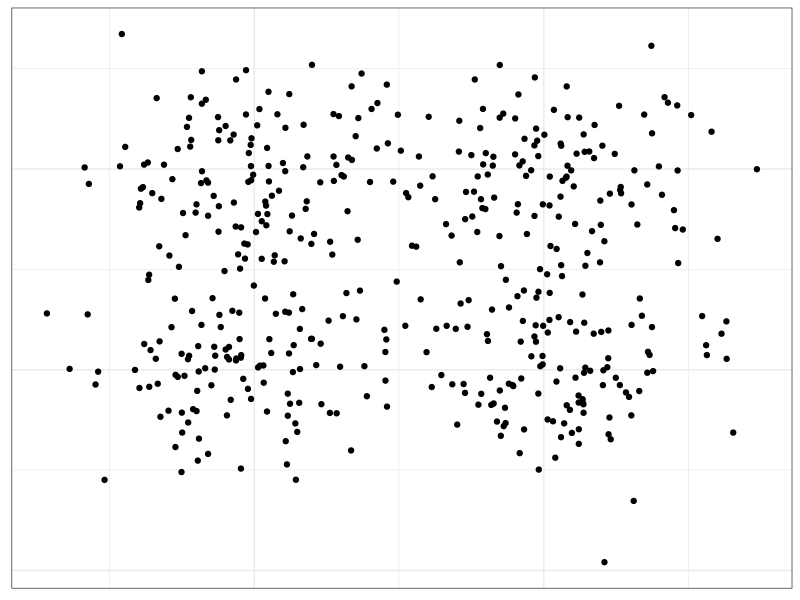
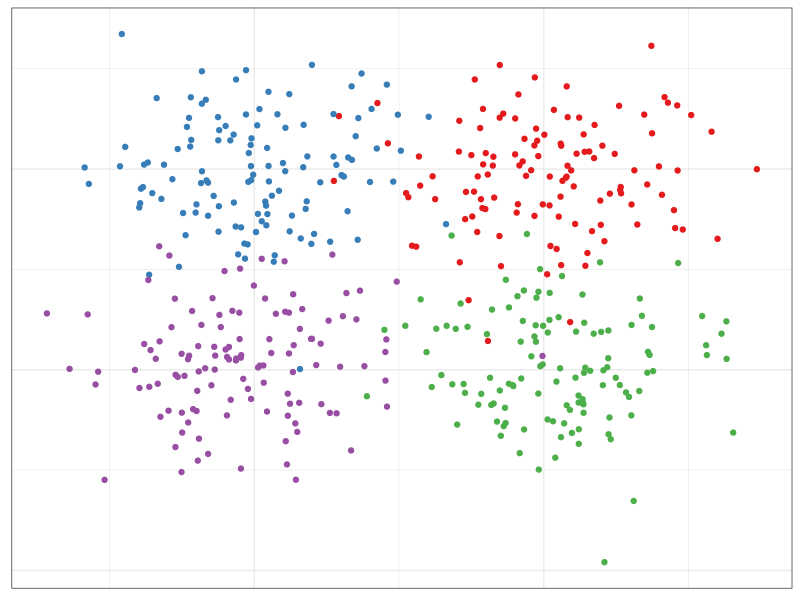
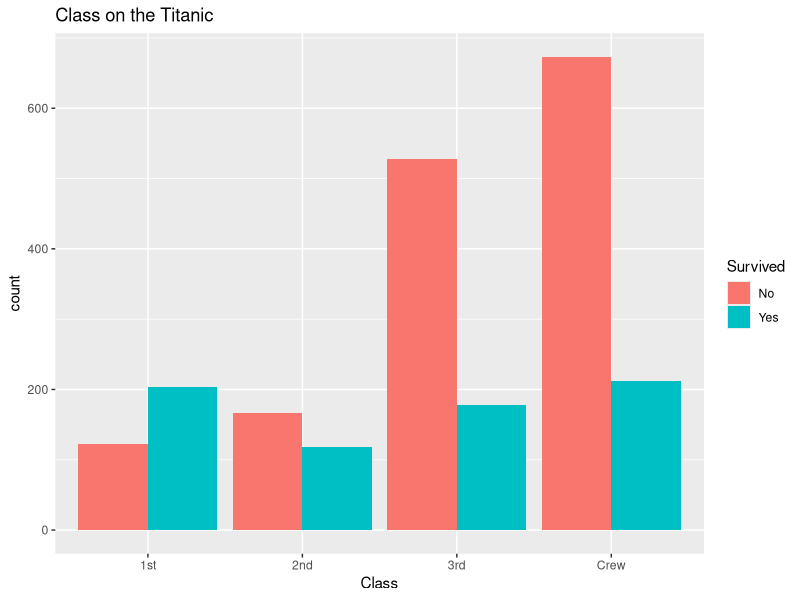
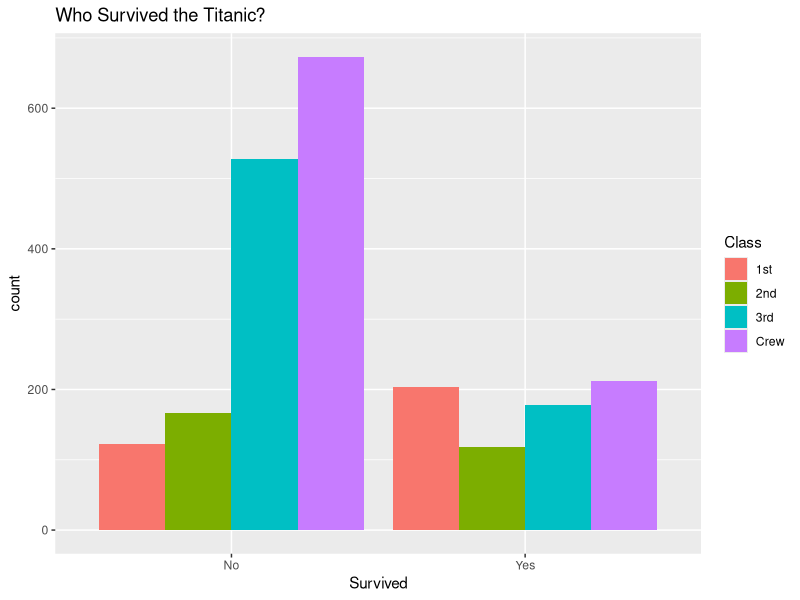
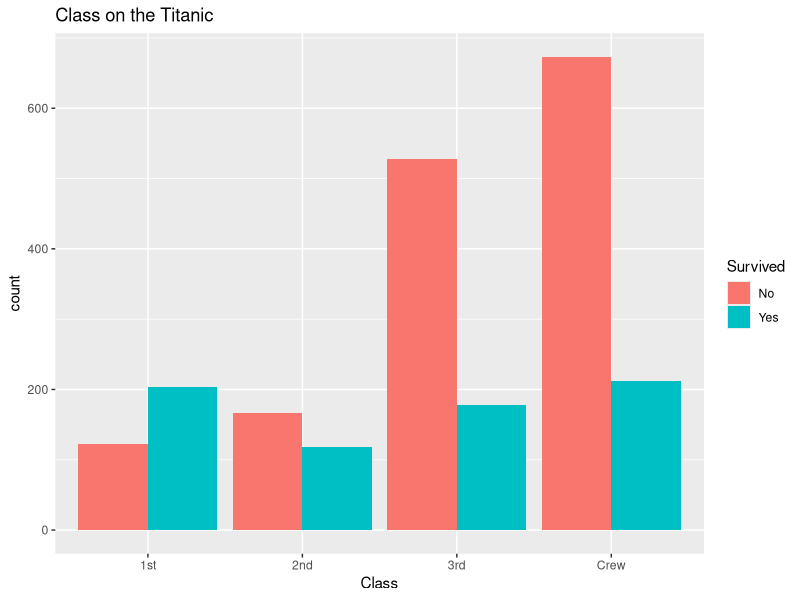
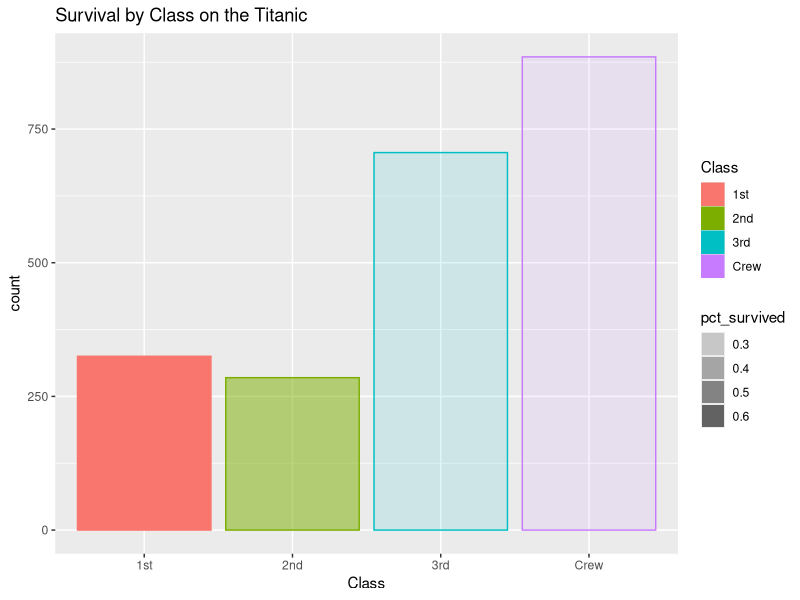
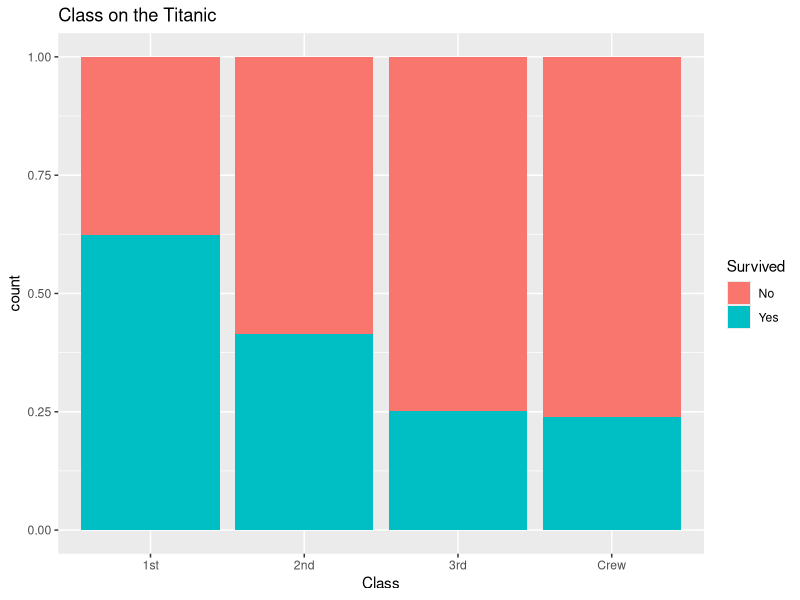

The R source for these figures, in order:
## ---- chunk 1
options(htmltools.dir.version = FALSE)
knitr::opts_chunk$set(
  echo = F,
  fig.path = "deps/lazy-graphics/",
  fig.width = 6, fig.height = 6, 
  out.width = "75%", 
  message = F, warning = F, dpi = 300)
library(tidyverse)
## ---- chunk 2
N <- 120
sigma <- .27
data <- data.frame(
  x = c(rnorm(N, 4, sigma), 
        rnorm(N, 3, sigma),
        rnorm(N, 4, sigma), 
        rnorm(N, 3, sigma)),
  y = c(rnorm(N, 4, sigma), 
        rnorm(N, 4, sigma), 
        rnorm(N, 3, sigma), 
        rnorm(N, 3, sigma)),
  group = rep(c("A", "B", "C", "D"), each = N)
)

library(ggplot2)
qplot(data = data, x = x, y = y) + theme_bw() + theme(axis.title = element_blank(), axis.text = element_blank(), axis.ticks = element_blank())
qplot(data = data, x = x, y = y, color = group) + scale_color_brewer(palette = "Set1", guide = "none") + theme_bw() + theme(axis.title = element_blank(), axis.text = element_blank(), axis.ticks = element_blank())
## ---- chunk 3
Titanic <- Titanic %>%
  as_tibble()

ggplot(data = Titanic) + 
  geom_bar(aes(x = Class, fill = Survived, weight = n), position = "dodge") + ggtitle("Class on the Titanic")

ggplot(data = Titanic) + 
  geom_bar(aes(x = Survived, fill = Class, weight = n), position = "dodge") + ggtitle("Who Survived the Titanic?")
## ---- chunk 4

ggplot(data = Titanic) + 
  geom_bar(aes(x = Class, fill = Survived, weight = n), position = "dodge") + ggtitle("Class on the Titanic")

Titanic %>%
  group_by(Class, Survived) %>%
  summarize(n = sum(n)) %>%
  summarize(pct_survived = weighted.mean(Survived == "Yes", w = n), n = sum(n)) %>%
ggplot() + 
  geom_bar(aes(x = Class, fill = Class, color = Class, 
               alpha = pct_survived, weight = n), 
           position = "stack") +
  ggtitle("Survival by Class on the Titanic")


ggplot(data = Titanic) + 
  geom_bar(aes(x = Class, fill = Survived, weight = n), position = "fill") + ggtitle("Class on the Titanic")

